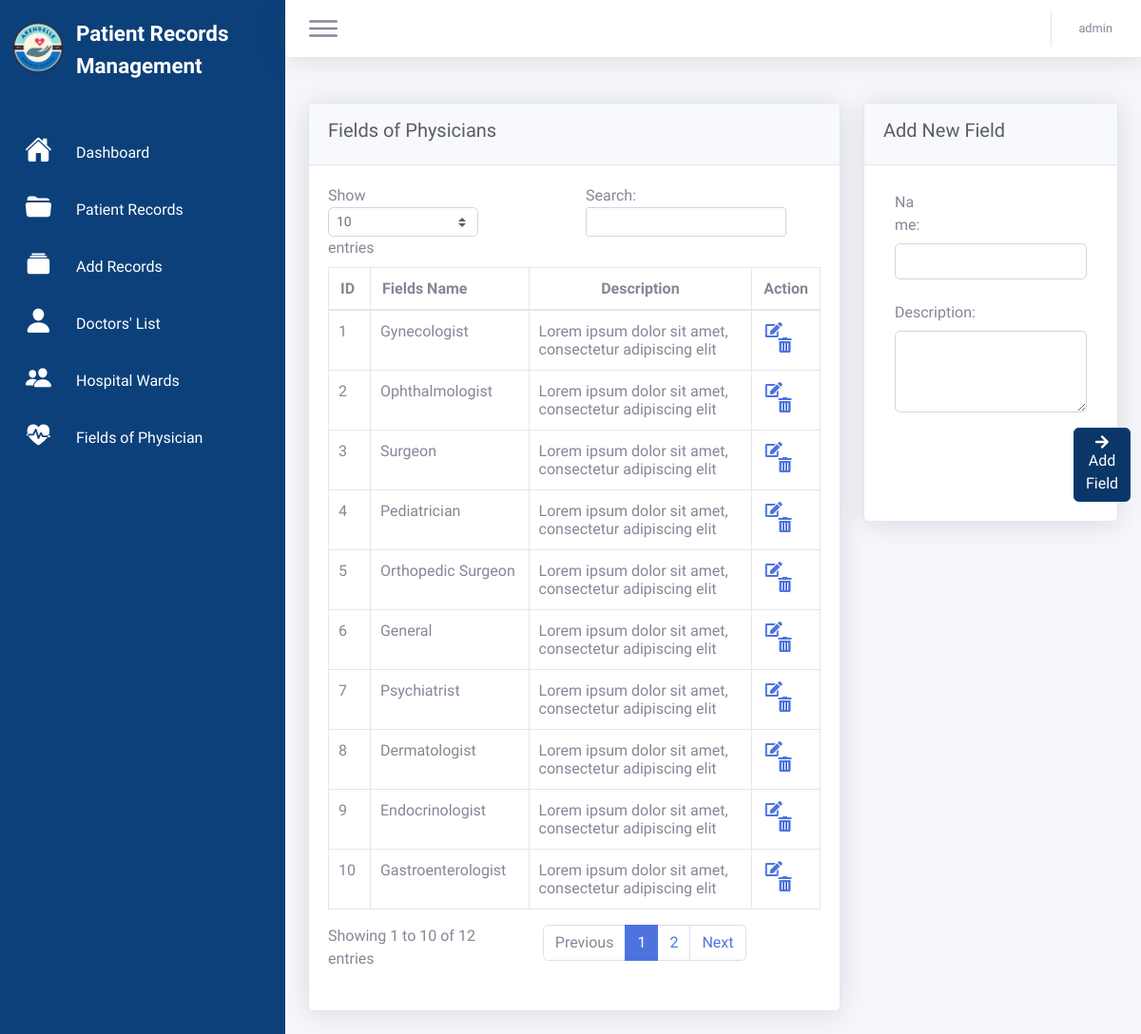
The app's page /fieldsOfPhysicians.php (signed in) with its own data.
### tables this page shows
CREATE TABLE `user` (
  `u_id` int(11) NOT NULL,
  `u_username` varchar(255) NOT NULL,
  `u_password` varchar(255) NOT NULL
);

CREATE TABLE `fieldsphysician` (
  `fp_id` int(11) NOT NULL,
  `fp_name` varchar(255) NOT NULL,
  `fp_description` varchar(255) NOT NULL
);

### mainBackend.php (called while the page is built, shortened)
<?php
Class Hardware {
    private $server = "mysql:host=localhost;dbname=patient_records_management";
	private $user = "root";
	private $pass = "";
	private $options = array(PDO::ATTR_ERRMODE => PDO::ERRMODE_EXCEPTION, PDO::ATTR_DEFAULT_FETCH_MODE => PDO::FETCH_ASSOC);
    public function openConnection(){
		try{
			$this->con = new PDO($this->server, $this->user, $this->pass, $this->options);
			return $this->con;
		}catch(PDOException $e) {
			echo "There is a problem in the connection: ". $e->getMessage();
		}
	}
    public function header_user(){
        if ($_SESSION['authentication']) {
            $activeUser = $_SESSION['id'];
            $connection = $this->openConnection();
            $sql = $connection->prepare("SELECT * FROM user WHERE u_id = '$activeUser'");
            $sql->execute();
            $userinfo = $sql->fetch();
            return $userinfo;
        } else {
			header ('location:index.php');
		}
	}
    public function fieldsRecord(){
        $connection = $this->openConnection();
        $sql = $connection->prepare("SELECT * FROM fieldsphysician ORDER BY fp_id");
        $sql->execute();
        $doctorRecord = $sql->fetchAll();
        return $doctorRecord;
    }
}

### fieldsOfPhysicians.php (the view, shortened to what this page needs)
<?php
  require_once "mainBackend.php";
  require_once('header.php');
  $outpatient = new Hardware();
  $fieldsRecords = $outpatient->fieldsRecord();
?>
<div class="container-fluid">
  <div class="row">
    <div class="col-xl-8 col-lg-8">
      <div class="card shadow mb-4">
        <div class="card-header py-3">
          <h5 class="mb-2 text-gray-800">Fields of Physicians</h5>
        </div>
        <div class="card-body">
          <form method="POST" name="form" action="fieldsOfPhysicians.php">
            <div class="table">
              <table id="dataTable" class="table table-bordered table-hover">
                <thead>
                  <tr>
                    <th>ID</th>
                    <th>Fields Name</th>
                    <th class='text-center'>Description</th>
                    <th class='text-center'>Action</th>
                  </tr>
                </thead>
                <tbody>
                  <?php if($fieldsRecords){ $counter = 0; ?>
                    <?php foreach($fieldsRecords as $record): $counter += 1;?>
                      <tr>
                        <td><?= $record['fp_id'];?></td>
                        <td><?= $record['fp_name'];?></td>
                        <td><?= $record['fp_description'];?></td>
                        <td width="13%" class='text-center'>
                          <a href="fieldsUpdate.php?fp_id=<?=$record['fp_id'];?>" class="mr-4" title="Update Record"
                            data-toggle="tooltip">
                            <i class="fa fa-edit"></i></a>
                          <div id="del" style="display: inline;">
                            <a href="#" onclick="$('.delete_id').val('<?=$record['fp_id'];?>')" data-id="<?=$record['fp_id'];?>"
                              data-toggle="modal" data-target="#delFieldModal" title='Delete Record'
                              data-toggle='tooltip'>
                              <i class="fas fa-trash-alt"></i></a>
                          </div>
                        </td>
                      </tr>
                    <?php endforeach; ?>
                  <?php } ?>
                </tbody>
              </table>
            </div>
          </form>
        </div>
      </div>
    </div>
    <div class="col-xl-4 col-lg-4">
      <div class="card shadow mb-4">
        <div class="card-header py-3">
          <h5 class="mb-2 text-gray-800">Add New Field </h5>
        </div>
        <div class="card-body">
          <form method="POST">
            <div class="form-group">
              <label class="col-sm-3 col-form-label">Name: </label>
              <div class="col-sm-12">
                <input required type="text" name="fp_name" class="form-control">
              </div>
            </div>
            <div class="form-group">
              <label class="col-sm-6 col-form-label">Description: </label>
              <div class="col-sm-12">
                <textarea class="form-control" name="fp_description" rows="3"></textarea>
              </div>
            </div>
            <button style="margin-left:200px;" type="submit" class="btn btn-success btn-icon-split"
              name="addFields">
              <span class="icon text-white-100">
                <i class="fas fa-arrow-right"></i>
                Add Field
              </span>
            </button>
          </form>
        </div>
      </div>
    </div>
  </div>

### header.php (shortened to what this page needs)
<?php
	require_once "mainBackend.php";
  $outpatient = new Hardware();
  $users = $outpatient->header_user();
?>
<!DOCTYPE html>
<html lang="en">
<head>
  <link href="assets/vendor/fontawesome-free/css/all.min.css" rel="stylesheet" type="text/css">
  <link href="assets/css/sb-admin-2.min.css" rel="stylesheet">
  <link rel="stylesheet" type="text/css" href="assets/loader.css">
  <link rel="stylesheet" type="text/css" href="assets/css/add.css">
  <link rel="stylesheet" type="text/css" href="assets/css/try.css">
</head>
<body id="page-top">
  <div id="container">
    <div class="navigation1">
      <ul>
        <li>
          <a href="#">
            <span class="icon"><img style="width:60px; margin-top:20px;" src="img/logo.png"></ion-icon></span>
            <span class="title1">Patient Records Management</span>
          </a>
        </li>
        <li>
          <a href="dashboard.php">
            <span class="icon">
              <ion-icon name="home"></ion-icon>
            </span>
            <span class="title">Dashboard</span>
          </a>
        </li>
        <li>
          <a href="patientRecords.php">
            <span class="icon">
              <ion-icon name="folder-open"></ion-icon>
            </span>
            <span class="title">Patient Records</span>
          </a>
        </li>
        <li>
          <a href="addRecords.php">
            <span class="icon">
              <ion-icon name="albums"></ion-icon>
            </span>
            <span class="title">Add Records</span>
          </a>
        </li>
        <li>
          <a href="doctorsList.php">
            <span class="icon">
              <ion-icon name="person"></ion-icon>
            </span>
            <span class="title">Doctors' List</span>
        </li>
        <li>
          <a href="hospitalWards.php">
            <span class="icon">
              <ion-icon name="people"></ion-icon>
            </span>
            <span class="title">Hospital Wards</span>
          </a>
        </li>
        <li>
          <a href="FieldsOfPhysicians.php">
            <span class="icon">
              <ion-icon name="fitness"></ion-icon>
            </span>
            <span class="title">Fields of Physician</span>
          </a>
        </li>
      </ul>
    </div>
    <div class="main1">
        <nav class="navbar navbar-expand navbar-light bg-white topbar mb-4 static-top shadow">
          <div class="toggle">
            <ion-icon name="menu-outline"></ion-icon>
          </div>
          <ul class="navbar-nav ml-auto">
            <li class="nav-item dropdown no-arrow">
              <a class="nav-link dropdown-toggle" href="#" id="userDropdown" role="button" data-toggle="dropdown"
                aria-haspopup="true" aria-expanded="false">
                <span class="mr-2 d-none d-lg-inline text-gray-600 small">
                  <?= $users['u_username'];?>
                </span>
              </a>
            </li>
          </ul>
        </nav>

### assets/css/add.css (style rules this page uses)
.btn-success { color: #fff; background-color: #0c407a !important; border-color: #0c407a !important; }

### assets/css/try.css (style rules this page uses)
* { margin: 0; padding: 0; box-sizing: border-box; font-family: 'Ubuntu', sans-serif; }
:root { --blue: #0C407A; --lightblue: #16c2d5; --white: #fff; --grey: #f5f5f5; --grey2: #F5F7FB; --black1: #222; --black2: #999; }
body { min-height: 100wh; overflow-x: hidden; }
.title1 { font-weight: 1000; font-size: 1.4em; color: var(--white); margin: 5px 10px; margin-top: 19px; }
.navigation1 { position: fixed; width: 300px; height: 100%; background: var(--blue); border-left: 10px solid var(--blue); transition: 0.5s; overflow: hidden; }
.navigation1 ul { position: absolute; top: 0; left: 0; width: 100%; }
.navigation1 ul li { position: relative; width: 100%; list-style: none; border-top-left-radius: 30px; border-bottom-left-radius: 30px; }
.navigation1 ul li:nth-child(1) { margin-bottom: 40px; pointer-events: none; }
.navigation1 ul li a { position: relative; display: block; width: 100%; display: flex; text-decoration: none; color: var(--white) }
.navigation1 ul li a .icon { position: relative; display: block; min-width: 60px; height: 60px; line-height: 70px; text-align: center; }
.navigation1 ul li a .icon ion-icon { font-size: 1.8em; margin-top: 12px; }
.navigation1 ul li a .title { position: relative; display: block; padding: 0 10px; height: 60 px; line-height: 60px; text-align: start; white-space: nowrap; }
.main1 { position: absolute; width: calc(100% - 300px); left: 300px; min-height: 100vh; background: var(--grey2); transition: 0.5s; }
.topbar { width: 100%; height: 60px; display: flex; justify-content: space-between; align-items: center; padding: 0 10px; box-shadow: 0 0 10px rgba(0,0,0,0.2); background: var(--white); }
.toggle { position: relative; width: 60px; height: 60px; display: flex; justify-content: center; align-items: center; font-size: 2.5em; cursor: pointer; }
td { padding-left: 10px !important; }

### records on screen
user: u_username "admin"
fieldsphysician: fp_id "1", fp_name "Gynecologist", fp_description "Lorem ipsum dolor sit amet, consectetur adipiscing elit"
fieldsphysician: fp_id "2", fp_name "Ophthalmologist", fp_description "Lorem ipsum dolor sit amet, consectetur adipiscing elit"
fieldsphysician: fp_id "3", fp_name "Surgeon", fp_description "Lorem ipsum dolor sit amet, consectetur adipiscing elit"
fieldsphysician: fp_id "4", fp_name "Pediatrician", fp_description "Lorem ipsum dolor sit amet, consectetur adipiscing elit"
fieldsphysician: fp_id "5", fp_name "Orthopedic Surgeon", fp_description "Lorem ipsum dolor sit amet, consectetur adipiscing elit"
fieldsphysician: fp_id "6", fp_name "General", fp_description "Lorem ipsum dolor sit amet, consectetur adipiscing elit"
fieldsphysician: fp_id "7", fp_name "Psychiatrist", fp_description "Lorem ipsum dolor sit amet, consectetur adipiscing elit"
fieldsphysician: fp_id "8", fp_name "Dermatologist", fp_description "Lorem ipsum dolor sit amet, consectetur adipiscing elit"
fieldsphysician: fp_id "9", fp_name "Endocrinologist", fp_description "Lorem ipsum dolor sit amet, consectetur adipiscing elit"
fieldsphysician: fp_id "10", fp_name "Gastroenterologist", fp_description "Lorem ipsum dolor sit amet, consectetur adipiscing elit"
